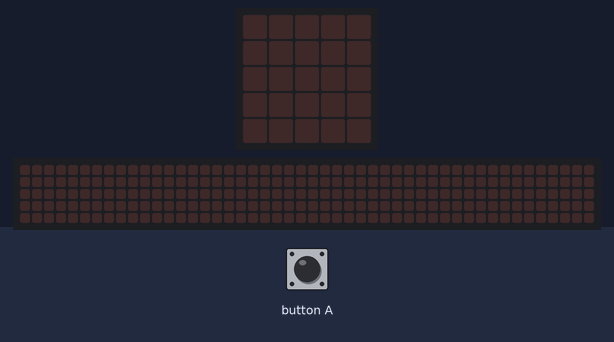
This program was run on a simulated BBC micro:bit (MakeCode). On the bench: the board's 5×5 LED display, a strip that is not on the board, showing the scrolling text unrolled. The inputs (shaded band) are chosen by the test bench. The 48×5 strip is a reading aid, not a part: it shows the text the display is scrolling, unrolled, one strip-width of it at a time.

Above: at 1.2 s.
1.3 s: button A pressed for 0.15 s
At 1.9 s:
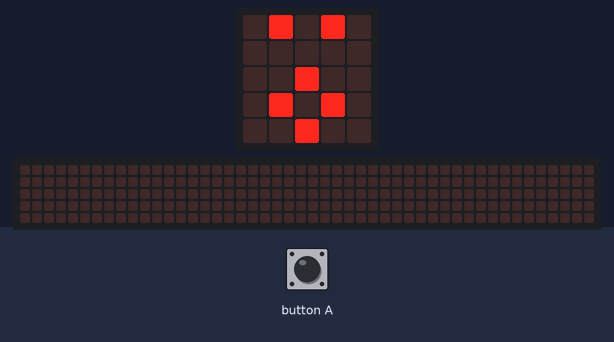
At 8.1 s:
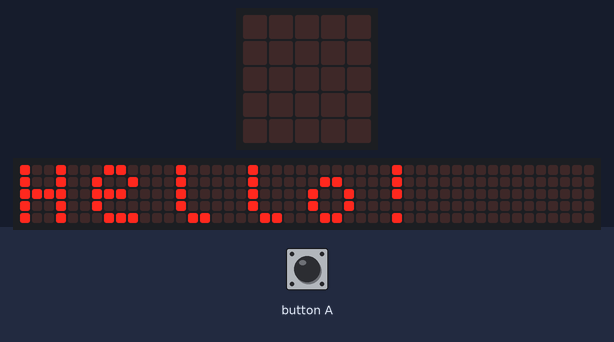

The program:

main.ts
```typescript
input.onButtonPressed(Button.A, function () {
    while (true) {
        basic.showIcon(IconNames.Surprised)
        basic.showString("Hello!")
        basic.showIcon(IconNames.TShirt)
        basic.showLeds(`
            . . . # .
            . . . # .
            . . . # .
            . . # # #
            # # # # #
            `)
        basic.showLeds(`
            . . . . #
            . . . # .
            # . # . .
            . # . . .
            # . # . .
            `)
        basic.showLeds(`
            . # . . .
            # # # # #
            . # # # #
            . . . # #
            . . # # #
            `)
        basic.showLeds(`
            . # . . .
            # # # # #
            . # . . .
            . . . . .
            . . . . .
            `)
        basic.showIcon(IconNames.Skull)
        basic.showIcon(IconNames.Ghost)
    }
})
```

test.ts
```typescript
// 在此处测试；当此软件包作为插件使用时，将不会编译此软件包。
```

Measured:
- after the input at 1.3 s, the display: changes after 0.15 s (image 1)
- what the display in image 1 shows lasts 0.6 s, from 1.5 s to 2.1 s
- what the display in image 2 shows lasts 0.8 s, from 7.6 s to 8.4 s
